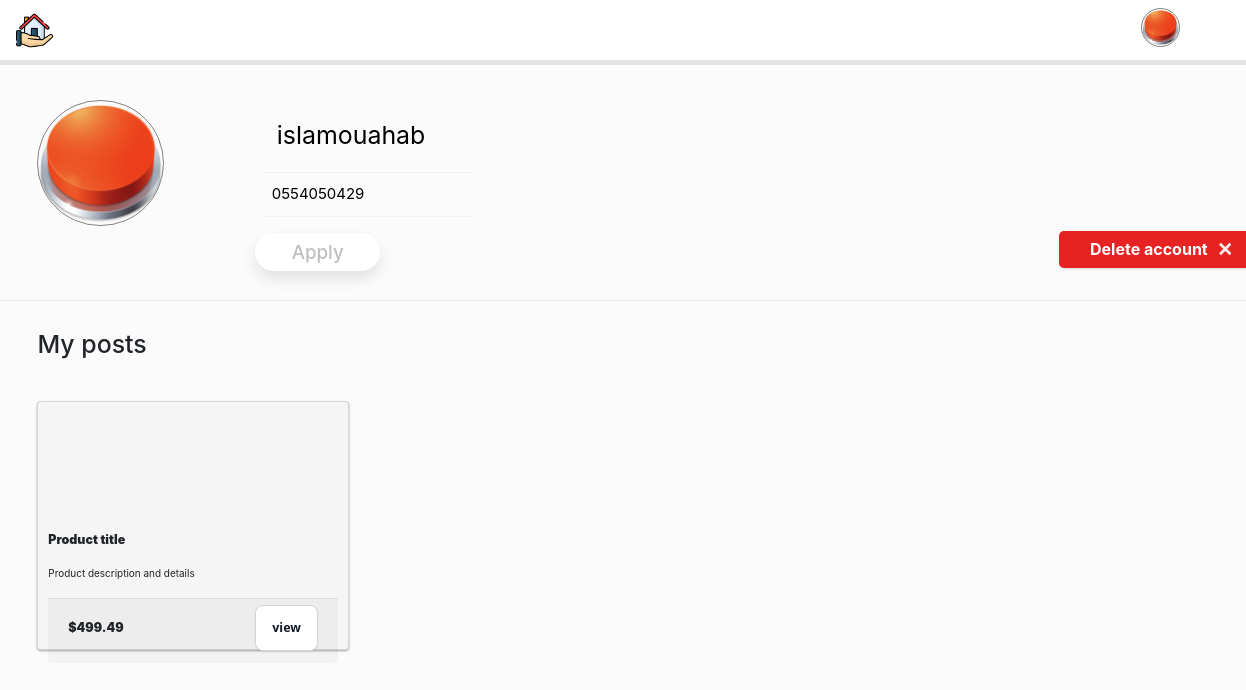
Screenshot of /real_estate/profile/1 (signed in) with the database file from the repository.
### main/models.py (models this page shows, shortened)
class custom_user(AbstractUser):
    phone_num = models.CharField(max_length=15)
    profile_pic = models.ImageField(upload_to='profile_pics/')

### main/views.py (the view)
def profile(request , user_id):
   if request.user.id==user_id :
      return render(request , 'profile.html',{'alert':False})
   else:
      raise PermissionDenied()

### main/templates/profile.html (shortened to what this page needs)
{% load static %}
<!DOCTYPE html>
<html lang="en">
<head>
    <link rel="stylesheet" href="https://cdn.jsdelivr.net/npm/bootstrap@4.4.1/dist/css/bootstrap.min.css">
    <link rel="stylesheet" href="{% static 'css/home.css' %}">
    <link rel="stylesheet" href="{% static 'css/profile.css' %}">
</head>
<body style="background-color:rgba(0, 0, 0, 0.015);">
  <div class="navbar">
    <a href="{% url 'home'%}"><img src="{% static 'public/external/brand.png' %}" ></a>
    <div class="action-bar" style="justify-content:flex-end">
    <div class="account-container">
       <div class="">
      <div class="dropdown">
        <button class="account" type ="button" data-bs-toggle="dropdown" aria-expanded="false"><img src={% if user.profile_pic %}{%if user.profile_pic.url %}'{{user.profile_pic.url}}'{%else%}"{% static 'public/external/no-user.png' %}" {%endif%}{%endif%} alt=""></button>
      </div>
    </div>
    </div>
  </div>
  </div>
  <div class="info-container">
    <form action="{% url 'update_profile' user.id %}" method="post" enctype="multipart/form-data">
    <div class="profile-pic">
       <button class="account"  type ="button" id="profile-pic"> <img src={% if user.profile_pic %}{%if user.profile_pic.url %}'{{user.profile_pic.url}}'{%else%}"{% static 'public/external/no-user.png' %}" {%endif%}{%endif%} alt=""></button>
    </div>
    </body>
    <div class="user-des">
        <ul>
            <input type="text" name="username" value="{{user.username}}" class="username" >
            <input type="text" name="phone_num" value="{{user.phone_num}}" class="phone_num">
        </ul>
        <button type="submit" class="apply">Apply</button>
    </div>
      <div class="delete-div">
        <a href="{% url 'delete_user' user.id%}"><button class="delete"><span class="text">Delete account</span><span class="icon"><svg xmlns="http://www.w3.org/2000/svg" width="24" height="24" viewBox="0 0 24 24"><path d="M24 20.188l-8.315-8.209 8.2-8.282-3.697-3.697-8.212 8.318-8.31-8.203-3.666 3.666 8.321 8.24-8.206 8.313 3.666 3.666 8.237-8.318 8.285 8.203z"></path></svg></span></button></a>
      </div>
    <br>
<hr class="dropdown-divider">
<p style="font-weight:500;font-size:2vw;margin-left:3vw;margin-top:2vw">My posts</p>
<div class="cards">
  <div class="card">
    <div class="card-img"><img src="{% static 'public/external/background.png' %}" alt=""></div>
    <div class="card-info">
      <p class="text-title">Product title </p>
      <p class="text-body">Product description and details</p>
    </div>
    <div class="card-footer">
    <span class="text-title">$499.49</span>
    <button class="view-item">view</button>
  </div>
</div>
</div>
  </body>
</html>

### main/static/css/home.css (style rules this page uses)
.navbar { width: 100vw; height: 5vw; background-color:#ffffff; display: flex; flex-direction: row; justify-content: space-between; border-bottom: 2px solid rgba(0, 0, 0, 0.105); box-shadow: 0px 3px 0px rgba(0, 0, 0, 0.1); z-index: 999; }
.navbar img { max-width: 3vw; }
.action-bar { width: 90vw; display: flex; justify-content: space-between; flex-direction: row; }
.account-container { max-width: 15vw; display: flex; justify-content: flex-start; }
.account { border-radius: 50%; border: 0.5px solid rgba(0, 0, 0, 0.479); margin-right: 4vw; padding: 0; background: none; }
.account img { display: block; border-radius: 50%; }
.cards { display: flex; justify-content: flex-start; margin-left: 3vw; margin-top: 3vw; height: 50vw; }
.card { width: 25vw; height: 20vw; padding: .8vw; background: #f5f5f5; position: relative; overflow: visible; box-shadow: 0 1px 3px rgba(0,0,0,0.12), 0 1px 2px rgba(0,0,0,0.24); }
.card-img { height: 50%; width: 100%; transition: .3s ease; }
.card-info { padding-top: 2%; }
.card-footer { width: 100%; display: flex; justify-content: space-between; align-items: center; padding-top: .5vw; border-top: 1px solid #ddd; }
.text-title { font-weight: 900; font-size: 1vw; }
.text-body { font-size: .8vw; padding-bottom: .1vw; }
.view-item { background-color: #FFFFFF; border: 1px solid rgb(209,213,219); border-radius: .5rem; color: #111827; font-family: ui-sans-serif,system-ui,-apple-system,system-ui,"Segoe UI",Roboto,"Helvetica Neue",Arial,"Noto Sans",sans-serif,"Apple Color Emoji","Segoe UI Emoji","Segoe UI Symbol","Noto Color Emoji"; font-size: 1vw; font-weight: 600; transition: ease-in 0.5s; line-height: 1.25rem; padding: .75rem 1rem; text-align: center; -webkit-box-shadow: 0 1px 2px 0 rgba(0, 0, 0, 0.05); box-shadow: 0 1px 2px 0 rgba(0, 0, 0, 0.05); cursor: pointer; -moz-user-select: none; -ms-user-select: none; user-select: none; -webkit-user-select: none; -ms-touch-action: manipulation; touch-action: manipulation; }

### main/static/css/profile.css (style rules this page uses)
form { display: flex; width: 100vw; height: 10vw; margin: 3vw; }
.profile-pic { height: 10vw; width: 15vw; }
.profile-pic button img { height: 10vw; width: 10vw; }
.user-des { --width-of-input: 20vw; --border-height: 1px; --border-before-color: rgba(221, 221, 221, 0.39); --border-after-color: #5891ff; --input-hovered-color: #4985e01f; display: grid; grid-template-columns: 1; gap: 0vw; width: var(--width-of-input); }
.username,.phone_num { color: #000000; background-color: transparent; width: 100%; box-sizing: border-box; padding-inline: 0.5em; padding-block: 0.7em; border: none; border-bottom: var(--border-height) solid var(--border-before-color); }
.username { font-size: 2vw; }
.phone_num { font-size: 1.2vw; }
.apply { padding: .5vw .5vw; font-size: 1.5vw; height: 3vw; width: 10vw; margin-left: 2.5vw; font-weight: 500; color: #00000041; background-color: #fff; border: none; border-radius: 45px; box-shadow: 0px 8px 15px rgba(0, 0, 0, 0.1); transition: all 0.3s ease 0s; cursor: pointer; pointer-events: none; outline: none; }
.delete-div { margin-left: 85vw; margin-top: -2.5vw; }
.delete-div a { text-decoration: none; }
.delete { width: 210px; height: 3vw; cursor: pointer; display: flex; align-items: center; background: red; border: none; border-radius: 5px; box-shadow: 1px 1px 3px rgba(0,0,0,0.15); background: #e62222; }
.delete, .delete span { transition: 200ms; }
.delete .text { transform: translateX(2vw); color: white; font-weight: bold; }
.delete .icon { position: absolute; transform: translateX(110px); height: 2vw; width: 8vw; display: flex; align-items: center; justify-content: center; }
.delete svg { width: 1vw; fill: #eee; }

### rows the page displays
custom_user: profile_pic (picture), username "islamouahab", phone_num "0554050429"
